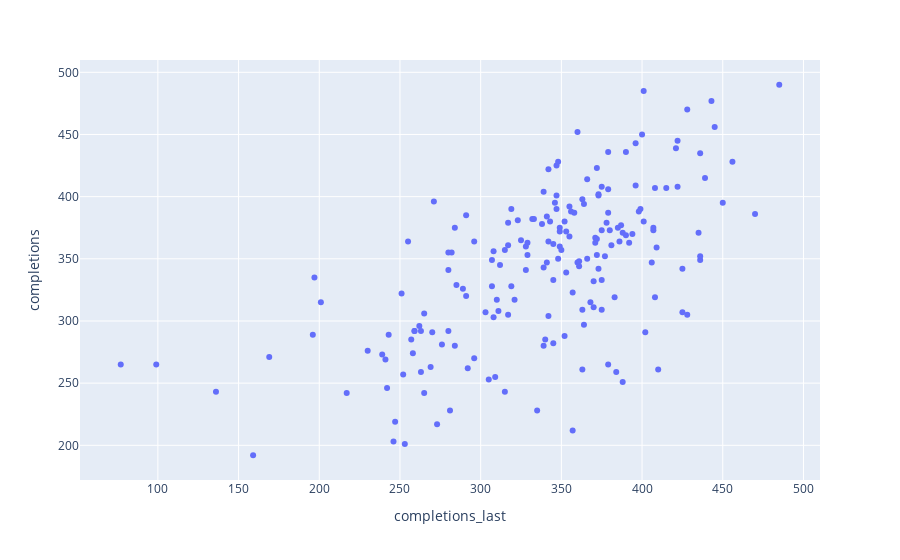

Notebook code for this chart:
### Code cell
fig = px.scatter(df, x="completions_last", y="completions",
                 hover_data=["passer", "season", "age"]
                )
fig.show()

### Figure 1 — Plotly figure (JSON) as saved in the notebook; plotly's stock layout.template omitted (floating-point values rounded to 4 significant figures; data arrays with more than 128 entries replaced by an {"elided": "..."} marker saying what was removed)
{"data": [{"customdata": {"elided": "188x3 mixed values"}, "hovertemplate": "completions_last=%{x}<br>completions=%{y}<br>passer=%{customdata[0]}<br>season=%{customdata[1]}<br>age=%{customdata[2]}<extra></extra>", "legendgroup": "", "marker": {"color": "#636efa", "symbol": "circle"}, "mode": "markers", "name": "", "orientation": "v", "showlegend": false, "type": "scatter", "x": {"elided": "188 int values"}, "xaxis": "x", "y": {"elided": "188 int values"}, "yaxis": "y"}], "layout": {"legend": {"tracegroupgap": 0}, "margin": {"t": 60}, "xaxis": {"anchor": "y", "domain": [0, 1], "title": {"text": "completions_last"}}, "yaxis": {"anchor": "x", "domain": [0, 1], "title": {"text": "completions"}}}}
